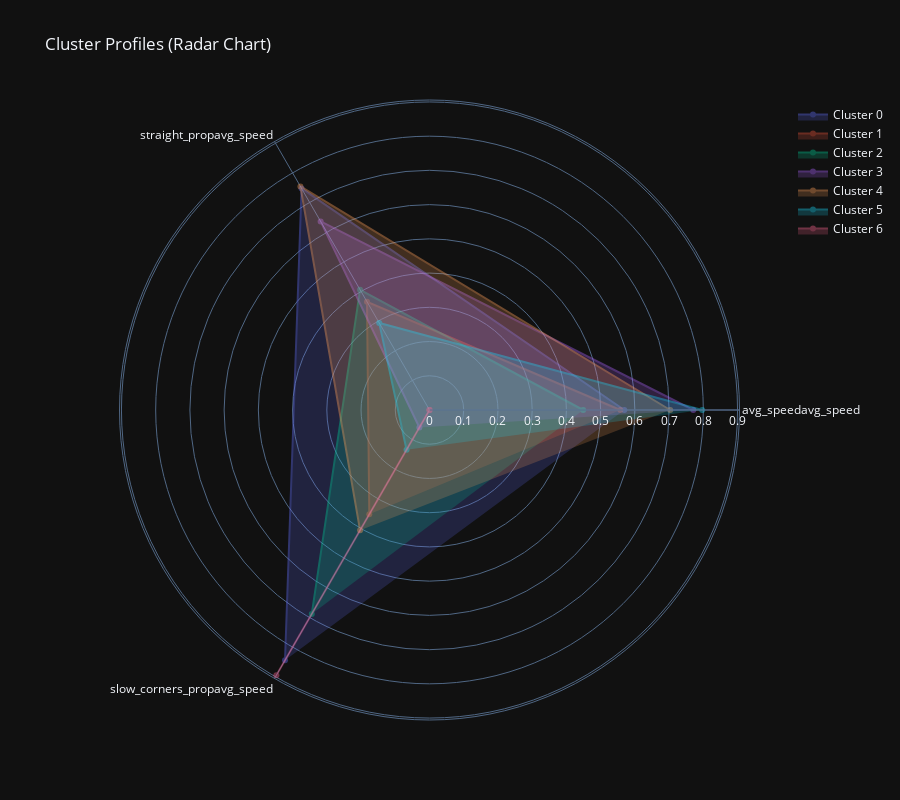

Notebook cell for this chart:
### Markdown cell above
Radar plot

### Code cell
def radar_plot(df, columns):

    # Get mean values for every column by cluster
    cluster_means = df.groupby('cluster')[columns].mean()

    # Close the radar
    cluster_means = pd.concat([cluster_means, cluster_means.iloc[:, 0:1]], axis=1)

    # Definir ángulos para el radar chart
    num_vars = len(columns)
    angles = np.linspace(0, 2 * np.pi, num_vars, endpoint=False).tolist()
    angles += angles[:1]

    # Create figure
    fig = go.Figure()

    # Add each cluster
    for i, row in cluster_means.iterrows():
        fig.add_trace(go.Scatterpolar(
            r=row.values,
            theta=columns + [columns[0]],
            fill='toself',
            name=f'Cluster {i}',
            opacity=0.4
        ))

    # Config
    fig.update_layout(
        polar=dict(
            radialaxis=dict(visible=True)
        ),
        title="Cluster Profiles (Radar Chart)",
        template="plotly_dark",
        height=800
    )

    return fig


columns = df_kmeans.drop(columns='cluster').columns
df = df_kmeans

radar_plot(df, columns)

### Figure 1 — Plotly figure (JSON) as saved in the notebook; plotly's stock layout.template omitted (floating-point values rounded to 4 significant figures)
{"data": [{"fill": "toself", "name": "Cluster 0", "opacity": 0.4, "r": [0.5691, 0.7475, 0.8443, 0.5691], "theta": ["avg_speedavg_speed", "straight_propavg_speed", "slow_corners_propavg_speed"], "type": "scatterpolar"}, {"fill": "toself", "name": "Cluster 1", "opacity": 0.4, "r": [0.5576, 0.3653, 0.3518, 0.5576], "theta": ["avg_speedavg_speed", "straight_propavg_speed", "slow_corners_propavg_speed"], "type": "scatterpolar"}, {"fill": "toself", "name": "Cluster 2", "opacity": 0.4, "r": [0.4488, 0.4056, 0.6879, 0.4488], "theta": ["avg_speedavg_speed", "straight_propavg_speed", "slow_corners_propavg_speed"], "type": "scatterpolar"}, {"fill": "toself", "name": "Cluster 3", "opacity": 0.4, "r": [0.7708, 0.6362, 0.05903, 0.7708], "theta": ["avg_speedavg_speed", "straight_propavg_speed", "slow_corners_propavg_speed"], "type": "scatterpolar"}, {"fill": "toself", "name": "Cluster 4", "opacity": 0.4, "r": [0.7032, 0.7543, 0.4057, 0.7032], "theta": ["avg_speedavg_speed", "straight_propavg_speed", "slow_corners_propavg_speed"], "type": "scatterpolar"}, {"fill": "toself", "name": "Cluster 5", "opacity": 0.4, "r": [0.7967, 0.2937, 0.134, 0.7967], "theta": ["avg_speedavg_speed", "straight_propavg_speed", "slow_corners_propavg_speed"], "type": "scatterpolar"}, {"fill": "toself", "name": "Cluster 6", "opacity": 0.4, "r": [0, 0, 0.8947, 0], "theta": ["avg_speedavg_speed", "straight_propavg_speed", "slow_corners_propavg_speed"], "type": "scatterpolar"}], "layout": {"height": 800, "polar": {"radialaxis": {"visible": true}}, "title": {"text": "Cluster Profiles (Radar Chart)"}}}
